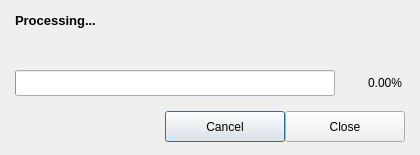
<?xml version="1.0" encoding="UTF-8"?>
<ui version="4.0">
 <class>ProgressDialog</class>
 <widget class="QDialog" name="ProgressDialog">
  <property name="windowModality">
   <enum>Qt::WindowModal</enum>
  </property>
  <property name="geometry">
   <rect>
    <x>0</x>
    <y>0</y>
    <width>420</width>
    <height>155</height>
   </rect>
  </property>
  <property name="cursor">
   <cursorShape>ArrowCursor</cursorShape>
  </property>
  <property name="windowTitle">
   <string>Please wait - PlantScan3D</string>
  </property>
  <property name="modal">
   <bool>true</bool>
  </property>
  <layout class="QVBoxLayout" name="verticalLayout">
   <property name="spacing">
    <number>10</number>
   </property>
   <property name="leftMargin">
    <number>15</number>
   </property>
   <property name="topMargin">
    <number>13</number>
   </property>
   <property name="rightMargin">
    <number>15</number>
   </property>
   <property name="bottomMargin">
    <number>13</number>
   </property>
   <item alignment="Qt::AlignTop">
    <widget class="QLabel" name="titeLabel">
     <property name="font">
      <font>
       <pointsize>10</pointsize>
       <weight>75</weight>
       <bold>true</bold>
      </font>
     </property>
     <property name="text">
      <string>Processing...</string>
     </property>
    </widget>
   </item>
   <item alignment="Qt::AlignTop">
    <widget class="QLabel" name="descLabel">
     <property name="text">
      <string/>
     </property>
    </widget>
   </item>
   <item>
    <layout class="QHBoxLayout" name="horizontalLayout">
     <property name="topMargin">
      <number>6</number>
     </property>
     <item>
      <widget class="QProgressBar" name="progressBar">
       <property name="minimumSize">
        <size>
         <width>0</width>
         <height>26</height>
        </size>
       </property>
       <property name="maximum">
        <number>10000</number>
       </property>
       <property name="value">
        <number>0</number>
       </property>
       <property name="textVisible">
        <bool>false</bool>
       </property>
      </widget>
     </item>
     <item>
      <widget class="QLabel" name="progressLabel">
       <property name="minimumSize">
        <size>
         <width>60</width>
         <height>0</height>
        </size>
       </property>
       <property name="styleSheet">
        <string notr="true">margin-bottom: 1px;
margin-right: 0px;</string>
       </property>
       <property name="text">
        <string>0.00%</string>
       </property>
       <property name="alignment">
        <set>Qt::AlignRight|Qt::AlignTrailing|Qt::AlignVCenter</set>
       </property>
      </widget>
     </item>
    </layout>
   </item>
   <item>
    <layout class="QHBoxLayout" name="horizontalLayout_2">
     <property name="spacing">
      <number>0</number>
     </property>
     <property name="topMargin">
      <number>5</number>
     </property>
     <item>
      <spacer name="horizontalSpacer">
       <property name="orientation">
        <enum>Qt::Horizontal</enum>
       </property>
       <property name="sizeHint" stdset="0">
        <size>
         <width>40</width>
         <height>20</height>
        </size>
       </property>
      </spacer>
     </item>
     <item>
      <widget class="QPushButton" name="cancelButton">
       <property name="minimumSize">
        <size>
         <width>120</width>
         <height>31</height>
        </size>
       </property>
       <property name="maximumSize">
        <size>
         <width>120</width>
         <height>31</height>
        </size>
       </property>
       <property name="text">
        <string>Cancel</string>
       </property>
      </widget>
     </item>
     <item>
      <widget class="QPushButton" name="closeButton">
       <property name="minimumSize">
        <size>
         <width>120</width>
         <height>31</height>
        </size>
       </property>
       <property name="maximumSize">
        <size>
         <width>120</width>
         <height>31</height>
        </size>
       </property>
       <property name="text">
        <string>Close</string>
       </property>
      </widget>
     </item>
    </layout>
   </item>
  </layout>
 </widget>
 <resources/>
 <connections/>
</ui>
